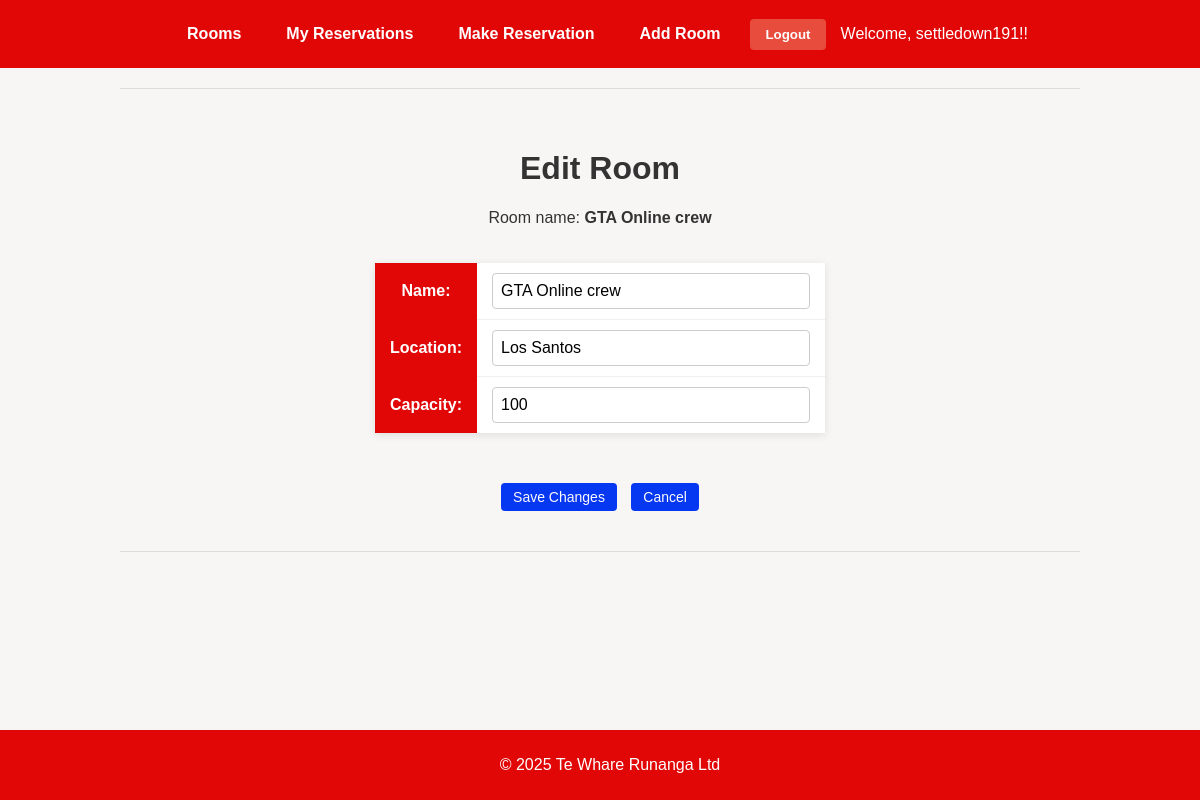
The app's page /rooms/edit/1/ (signed in), older data.
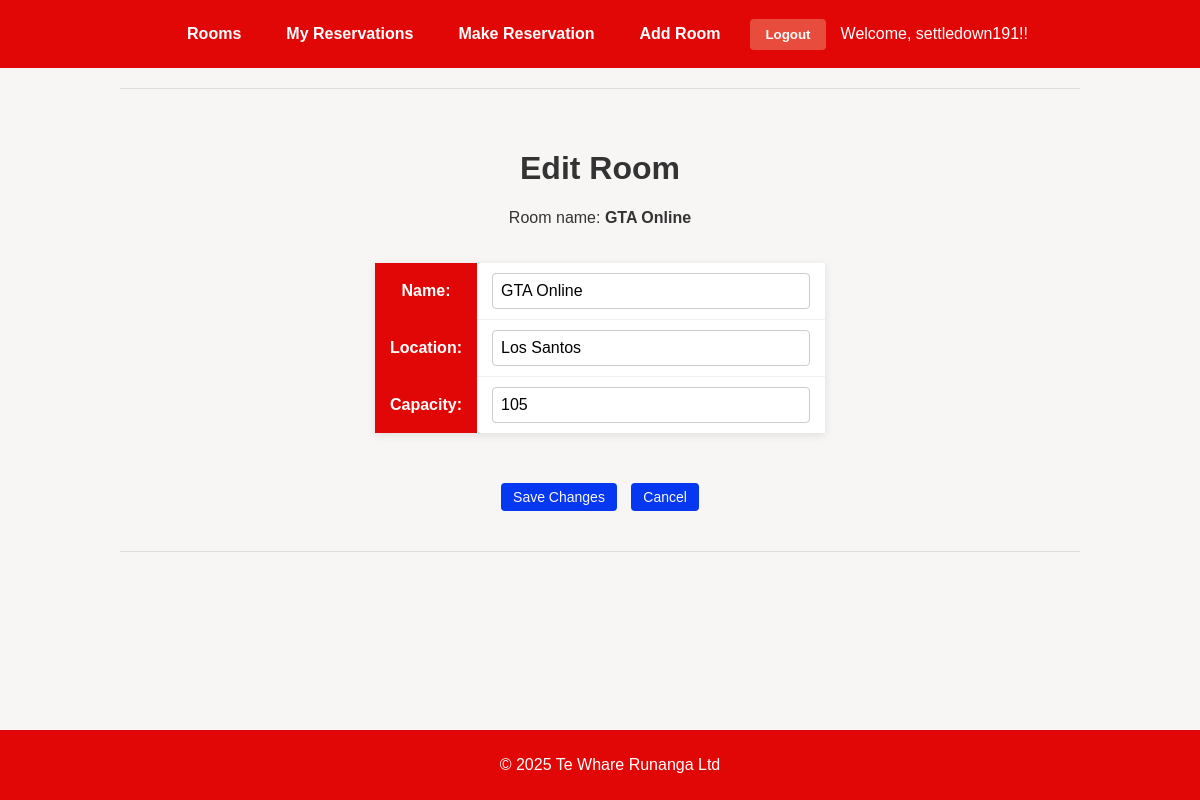
The same page, newer data.
### reservations/models.py (models this page shows, shortened)
class ConferenceRoom(models.Model):
    name = models.CharField(max_length=100) # Room name
    location = models.CharField(max_length=100) # Where the room is located
    capacity = models.PositiveIntegerField() # How many people can fit in the room

### reservations/views.py (the view)
# urls.py: path('rooms/edit/<int:room_id>/', views.edit_room, name='edit_room'),
@staff_member_required
def edit_room(request, room_id):
    room = get_object_or_404(ConferenceRoom, id=room_id)
    if request.method == 'POST':
        form = ConferenceRoomForm(request.POST, instance=room)
        if form.is_valid():
            form.save()
            messages.success(request, 'Room updated successfully!')
            return redirect('reservations:room_list')
    else:
        form = ConferenceRoomForm(instance=room)
    return render(request, 'reservations/edit_room.html', {
        'form': form,
        'room': room
    })

### reservations/forms.py (shortened to what this page needs)
class ConferenceRoomForm(forms.ModelForm):
    class Meta:
        model = ConferenceRoom
        fields = ['name', 'location', 'capacity']

### reservations/templates/reservations/edit_room.html (shortened to what this page needs)
{% extends 'reservations/base.html' %}
{% block content %}
<h1>Edit Room</h1>
<p>Room name: <strong>{{ room.name }}</strong></p>
<div class="card">
    <form method="post">
        <table>
            {{ form.as_table }}
        </table>
        <div style="margin-top: 20px;">
            <button type="submit"
                    style="padding: 6px 12px;
                           background-color: #0738f1;
                           color: #fbfafa;
                           border: none;
                           border-radius: 4px;
                           cursor: pointer;
                           font-size: 14px;
                           text-decoration: none;">
                Save Changes
            </button>
            <a href="{% url 'room_list' %}"
               style="padding: 6px 12px;
                      background-color: #0738f1;
                      color: #fbfafa;
                      border: none;
                      border-radius: 4px;
                      cursor: pointer;
                      font-size: 14px;
                      text-decoration: none;
                      margin-left: 10px;">
                Cancel
            </a>
        </div>
    </form>
</div>
{% endblock %}

Row changes from the older to the newer data that the page shows:
changed ConferenceRoom "Los Santos": name "GTA Online crew" → "GTA Online"; capacity "100" → "105"
